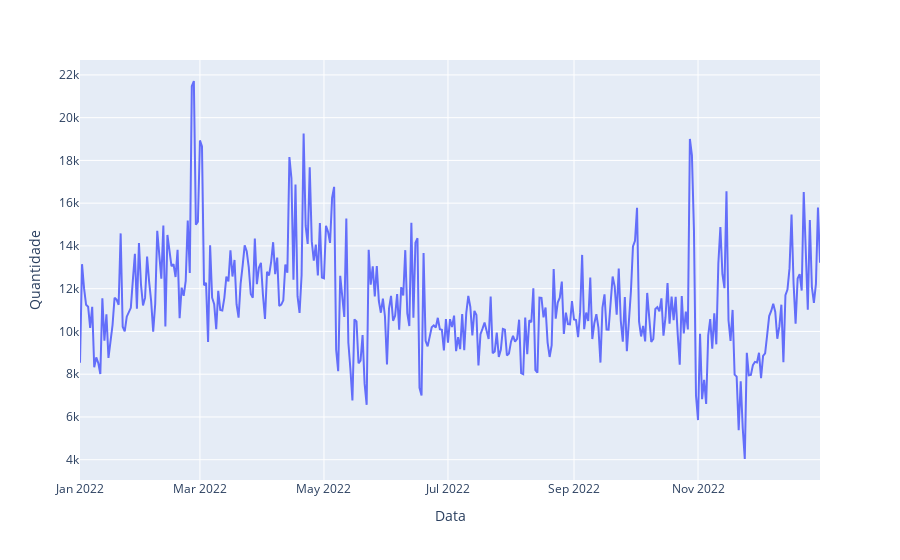

The notebook cell saved with this chart:
### Markdown cell above
# Análise Gráfica

### Code cell
px.line(Multas_Dia, x = 'Data', y = 'Quantidade')

### Figure 1 — Plotly figure (JSON) as saved in the notebook; plotly's stock layout.template omitted (floating-point values rounded to 4 significant figures; data arrays with more than 128 entries replaced by an {"elided": "..."} marker saying what was removed)
{"data": [{"hovertemplate": "Data=%{x}<br>Quantidade=%{y}<extra></extra>", "legendgroup": "", "line": {"color": "#636efa", "dash": "solid"}, "marker": {"symbol": "circle"}, "mode": "lines", "name": "", "orientation": "v", "showlegend": false, "type": "scatter", "x": {"elided": "365 str values"}, "xaxis": "x", "y": {"elided": "365 int values"}, "yaxis": "y"}], "layout": {"legend": {"tracegroupgap": 0}, "margin": {"t": 60}, "xaxis": {"anchor": "y", "domain": [0, 1], "title": {"text": "Data"}}, "yaxis": {"anchor": "x", "domain": [0, 1], "title": {"text": "Quantidade"}}}}
